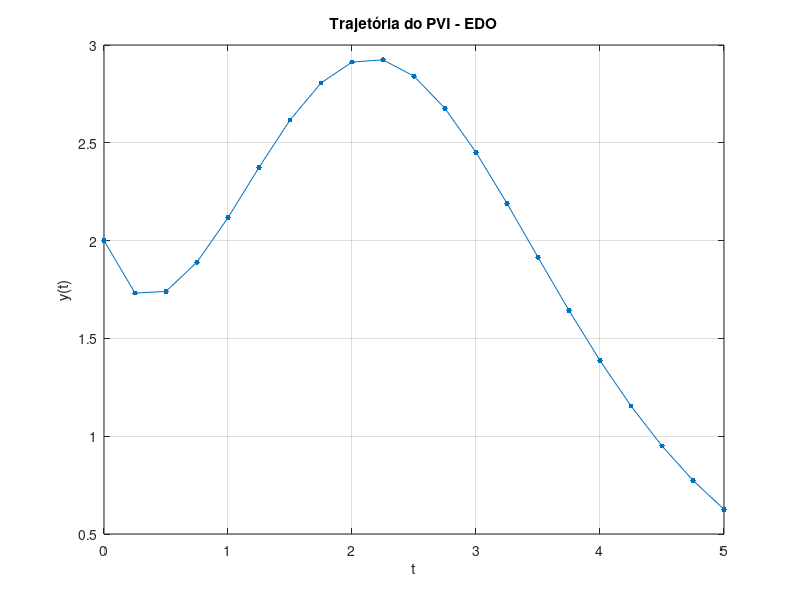

Reproduce this figure in MATLAB.
format long;

f = @(y, t) (4 * t * exp(-t) - 1) * y;
y0 = 2; 

t_21 = linspace(0, 5, 21)';
h_21 = t_21(2) - t_21(1);

y_21 = lsode(f, y0, t_21);

figure;
plot(t_21, y_21, '.-', 'markersize', 12);
title('Trajetória do PVI - EDO');
xlabel('t');
ylabel('y(t)');
grid on;

Qsc_21 = (h_21 / 3) * (y_21(1) + 4 * sum(y_21(2:2:end-1)) + 2 * sum(y_21(3:2:end-2)) + y_21(end));
fprintf('Área sob a curva (21 pontos): %.10f\n\n', Qsc_21);

disp('Calculando erro para alta precisão (6 casas decimais)...');

t_N1 = linspace(0, 5, 10000000)';
h_N1 = t_N1(2) - t_N1(1);
y_N1 = lsode(f, y0, t_N1);
Qsc1 = (h_N1 / 3) * (y_N1(1) + 4 * sum(y_N1(2:2:end-1)) + 2 * sum(y_N1(3:2:end-2)) + y_N1(end));

t_N2 = linspace(0, 5, 9000000)';
h_N2 = t_N2(2) - t_N2(1);
y_N2 = lsode(f, y0, t_N2);
Qsc2 = (h_N2 / 3) * (y_N2(1) + 4 * sum(y_N2(2:2:end-1)) + 2 * sum(y_N2(3:2:end-2)) + y_N2(end));

E = abs(Qsc2 - Qsc1);

fprintf('Qsc1 (Malha Densa 1): %.15f\n', Qsc1);
fprintf('Qsc2 (Malha Densa 2): %.15f\n', Qsc2);
fprintf('Erro E (Diferença):   %.15e\n', E);
